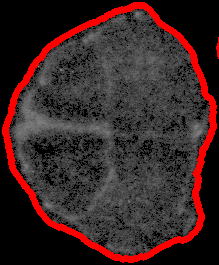
#> input picture 87.tif, 219 x 265 px
$ python Blurpicture.py 87.tif 3
#> lines starting #> are read from the running program, lines starting #| are printed output that depends on the picture; after the words box and inside, x2 and y2 are one past the last pixel; in counts of white or black regions, pixels touching at a corner belong together
import cv2, sys
import os.path

def blur_picture(filename, blackBG, k):
	# read and display the original image
#> called with filename = '87.tif', blackBG = False, k = 3
	image = cv2.imread(filename = filename)
#> image is the input picture: shape (265, 219, 3); mean B, G, R 37.5, 37.5, 58.9
	if not(blackBG):
		image = cv2.bitwise_not(image)
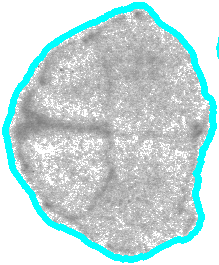
#> image: shape (265, 219, 3); mean B, G, R 217.5, 217.5, 196.1
	# blur and grayscale before thresholding
	blur = cv2.cvtColor(src = image, code = cv2.COLOR_BGR2GRAY)
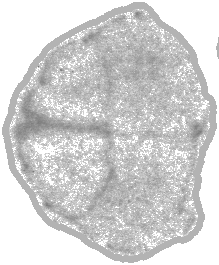
#> blur: shape (265, 219); min 121, max 255, mean 211.1
	blur = cv2.GaussianBlur(
		src = blur,
		ksize = (k, k),
		sigmaX = 0)
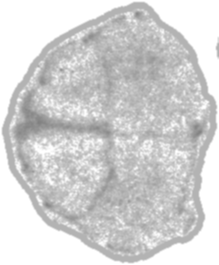
#> blur: shape (265, 219); min 128, max 255, mean 211.2

	# perform adaptive thresholding
	(t, maskLayer) = cv2.threshold(src = blur,
		thresh = 0,
		maxval = 255,
		type = cv2.THRESH_BINARY + cv2.THRESH_OTSU)
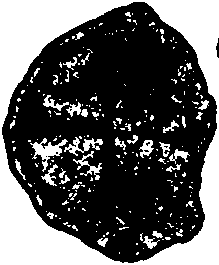
#> maskLayer: shape (265, 219); 36.7% white; 257 white regions (211 under 20 px), largest, box (x1, y1, x2, y2) and area: (0, 0, 219, 265) 17332, (30, 138, 68, 172) 420, (64, 137, 103, 156) 269
#> t = 219

	# make a mask suitable for color images
	mask = cv2.merge(mv = [maskLayer, maskLayer, maskLayer])
	# use the mask to select the "interesting" part of the image
	sel = cv2.bitwise_and(src1 = image, src2 = mask)
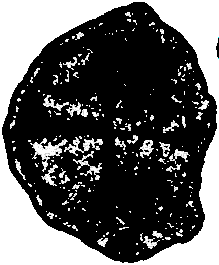
#> sel: shape (265, 219, 3); mean B, G, R 92.5, 92.5, 92.5

	# output the result
	outputFile = "imagewithblur.png"
	cv2.imwrite(outputFile, img = sel)
	return outputFile


if __name__ == "__main__":
	filename = sys.argv[1]
	k = int(sys.argv[2])
	blur_picture(filename, False, k)
